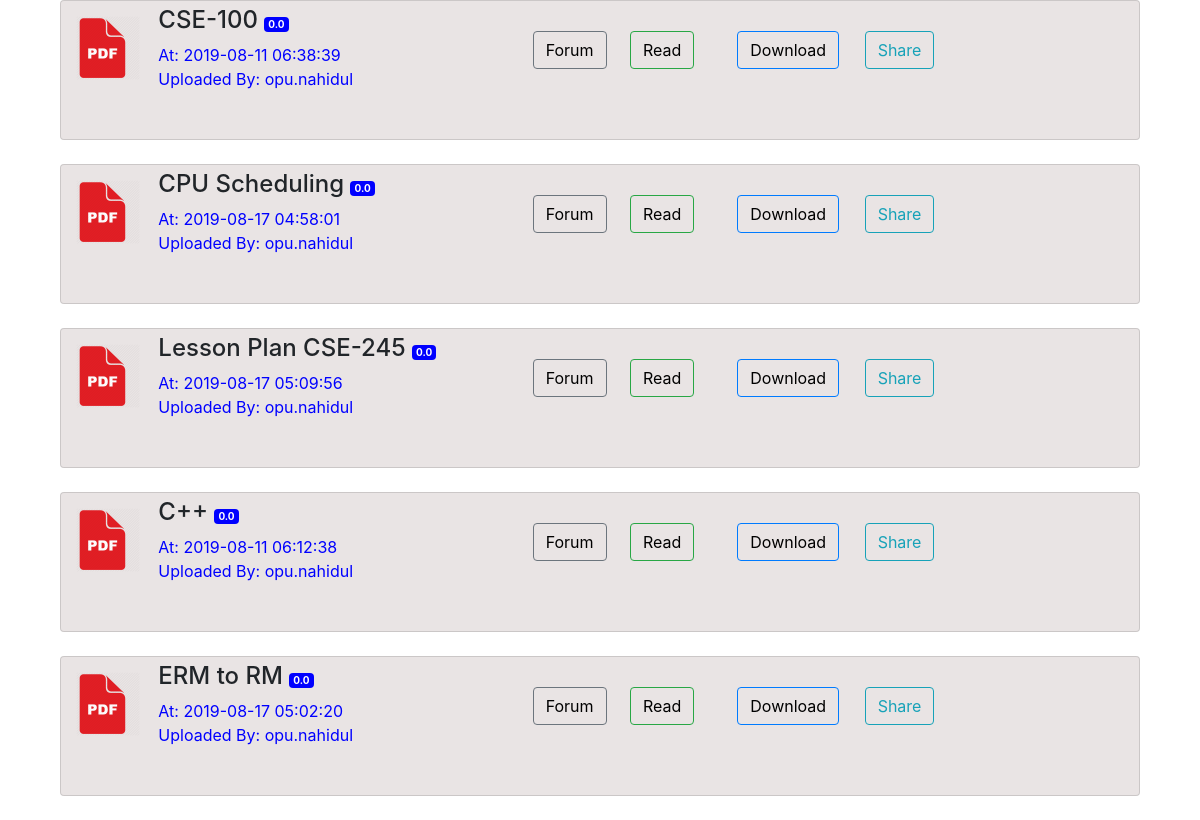
Page /cuetiansUtil.php on the committed database.
### tables this page shows
CREATE TABLE `files` (
  `id` int(11) NOT NULL,
  `user` varchar(50) NOT NULL,
  `type` varchar(20) NOT NULL,
  `location` varchar(200) NOT NULL,
  `name` varchar(500) NOT NULL,
  `description` varchar(10000) NOT NULL,
  `date` varchar(50) NOT NULL,
  `time` varchar(50) NOT NULL,
  `status` varchar(50) NOT NULL,
  `rating` int(11) NOT NULL,
  `rater` int(11) NOT NULL,
  `level` int(11) NOT NULL,
  `term` int(11) NOT NULL,
  `depertment` varchar(20) NOT NULL
);

### cardview.php (the view, shortened to what this page needs)
<?php
$row = $_SESSION['row'];
$type = $row['type'];
$loc = preg_split("/\./", $row['location']);
$img = $loc[count($loc) - 1] . '.png';
$download = 'downloadfile.php?loc=' . $row['location'] . '&id=' . $row['id'];
$forum = 'forum.php?id=' . $row['id'];
if ($type == "ebook") {
  $tag = 1;
  $view = "Read";
  $viewfile = $row['location'];
  $viewfile = 'viewebook.php?id=' . $row['id'] . '&link=' . $viewfile;
} else if ($type == "audio") {
  $tag = 1;
  $view = "Stream";
  $viewfile = 'streamaudio.php?id=' . $row['id'] . '&link=' . $row['location'];
} else if ($type == "video") {
  $tag = 1;
  $view = "Stream";
  $viewfile = 'streamvideo.php?id=' . $row['id'] . '&link=' . $row['location'];
} else {
  $tag = 0;
  $view = "View";
}
$share_link = 'downloadfile.php?id=' . $row['id'] . '&loc=' . $row['location'];
?>
<div class="card" style="background-color: rgba(224, 217, 217, 0.7); margin-left: 5%; margin-right: 5%;">
  <div class="row">
    <div class="col-md-1">
      <img style="margin:15px" src="images/icon/<?php echo $img; ?>" alt="icon" height="64px" width="64px" />
    </div>
    <div class="col-md-4" style="margin: 5px">
      <h4>
        <?php echo $row['name'] ?>
        <span class="badge" style="background-color: blue; color:white; font-size: 10px">
          <?php if ($row['rater'] == 0) echo "0.0";
          else echo sprintf("%.1f", $row['rating'] / $row['rater']);
          ?>
        </span>
      </h4>
      <p style="color: blue;">
        At:
        <?php echo ($row['date'] . " " . $row['time']); ?>
        <br />
        Uploaded By:
        <?php echo preg_split("/@/", $row['user'])[0]; ?>
      </p>
    </div>
    <div class="col-md-1">
      <a href="<?php echo $forum; ?>" target="_top" class="btn btn-outline-secondary" style="margin-top: 30px; color: black">
        Forum
      </a>
    </div>
    <?php if ($tag != 0) { ?>
    <div class="col-md-1">
      <a href="<?php echo $viewfile; ?>" class="btn btn-outline-success" style="margin-top : 30px; margin-left:5px; color: black" target="_blank" >
        <?php echo $view; ?>
      </a>
    </div>
    <?php } ?>
    <div class="col-md-1">
      <a href="<?php echo $download; ?>" class="btn btn-outline-primary" style="margin-top : 30px; margin-left:20px; color: black;">
        Download
      </a>
    </div class="col-md-1">
    <button class="btn btn-outline-info" target="_top" style="margin-top: 30px; margin-left:70px; margin-bottom: 70px" data-id="<?php echo $share_link; ?>" data-toggle="modal" data-target="#link">
      Share
    </button>
  </div>
</div>

### cuetiansUtil.php (shortened to what this page needs)
<head>
    <link rel="stylesheet" href="css/bootstrap.min.css" />
    <link rel="stylesheet" href="https://cdnjs.cloudflare.com/ajax/libs/font-awesome/4.7.0/css/font-awesome.min.css">
</head>
<?php
if (!isset($_GET['filter'])) {
    include('dbconnect.php');
    $query = "SELECT * FROM files where status='1' or status='01' ORDER BY term";
    $result = mysqli_query($conn, $query);
    while ($row = mysqli_fetch_array($result)) {
        include('cardview.php');
    }
}
?>

### rows in the picture
files: name "CSE-100", rater "0.0", date "2019-08-11", time "06:38:39", user "opu.nahidul", type "Read"
files: name "CPU Scheduling", rater "0.0", date "2019-08-17", time "04:58:01", user "opu.nahidul", type "Read"
files: name "Lesson Plan CSE-245", rater "0.0", date "2019-08-17", time "05:09:56", user "opu.nahidul", type "Read"
files: name "C++", rater "0.0", date "2019-08-11", time "06:12:38", user "opu.nahidul", type "Read"
files: name "ERM to RM", rater "0.0", date "2019-08-17", time "05:02:20", user "opu.nahidul", type "Read"
